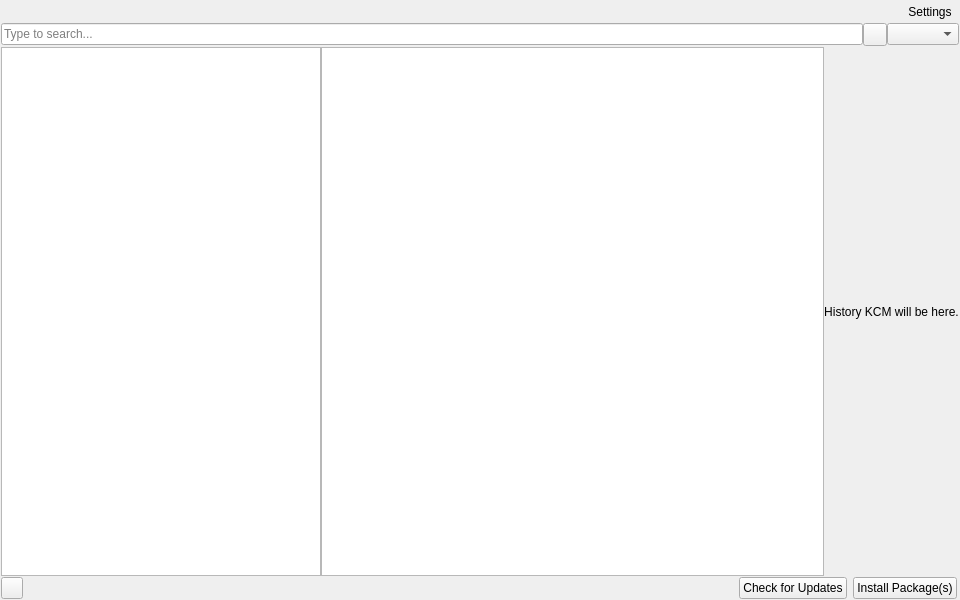
<?xml version="1.0" encoding="UTF-8"?>
<ui version="4.0">
 <class>MainWidget</class>
 <widget class="QWidget" name="MainWidget">
  <property name="geometry">
   <rect>
    <x>0</x>
    <y>0</y>
    <width>960</width>
    <height>600</height>
   </rect>
  </property>
  <property name="minimumSize">
   <size>
    <width>300</width>
    <height>300</height>
   </size>
  </property>
  <property name="windowTitle">
   <string>Form</string>
  </property>
  <layout class="QGridLayout" name="gridLayout">
   <property name="leftMargin">
    <number>1</number>
   </property>
   <property name="topMargin">
    <number>1</number>
   </property>
   <property name="rightMargin">
    <number>1</number>
   </property>
   <property name="bottomMargin">
    <number>1</number>
   </property>
   <property name="verticalSpacing">
    <number>1</number>
   </property>
   <item row="0" column="0">
    <layout class="QHBoxLayout" name="horizontalLayout">
     <item>
      <widget class="QTabWidget" name="stateTab">
       <property name="sizePolicy">
        <sizepolicy hsizetype="Expanding" vsizetype="Fixed">
         <horstretch>0</horstretch>
         <verstretch>0</verstretch>
        </sizepolicy>
       </property>
       <property name="maximumSize">
        <size>
         <width>16777215</width>
         <height>26</height>
        </size>
       </property>
       <property name="tabShape">
        <enum>QTabWidget::Rounded</enum>
       </property>
       <property name="currentIndex">
        <number>-1</number>
       </property>
       <property name="documentMode">
        <bool>true</bool>
       </property>
      </widget>
     </item>
     <item>
      <widget class="QToolButton" name="menuButton">
       <property name="text">
        <string>Settings</string>
       </property>
       <property name="popupMode">
        <enum>QToolButton::InstantPopup</enum>
       </property>
       <property name="toolButtonStyle">
        <enum>Qt::ToolButtonTextBesideIcon</enum>
       </property>
       <property name="autoRaise">
        <bool>true</bool>
       </property>
      </widget>
     </item>
    </layout>
   </item>
   <item row="1" column="0">
    <layout class="QHBoxLayout" name="searchActions">
     <property name="spacing">
      <number>0</number>
     </property>
     <item>
      <widget class="QLineEdit" name="searchLine">
       <property name="placeholderText">
        <string>Type to search...</string>
       </property>
       <property name="clearButtonEnabled">
        <bool>true</bool>
       </property>
      </widget>
     </item>
     <item>
      <widget class="QToolButton" name="searchButton">
       <property name="text">
        <string/>
       </property>
      </widget>
     </item>
     <item>
      <widget class="QComboBox" name="typeCombo">
       <property name="sizePolicy">
        <sizepolicy hsizetype="Fixed" vsizetype="Fixed">
         <horstretch>0</horstretch>
         <verstretch>0</verstretch>
        </sizepolicy>
       </property>
       <property name="maximumSize">
        <size>
         <width>260</width>
         <height>16777215</height>
        </size>
       </property>
       <property name="whatsThis">
        <string>Update Types</string>
       </property>
      </widget>
     </item>
    </layout>
   </item>
   <item row="2" column="0">
    <layout class="QHBoxLayout" name="horizontalLayout_5">
     <property name="spacing">
      <number>0</number>
     </property>
     <item>
      <widget class="QWidget" name="content" native="true">
       <layout class="QHBoxLayout" name="horizontalLayout_3" stretch="1,0">
        <property name="spacing">
         <number>0</number>
        </property>
        <property name="leftMargin">
         <number>0</number>
        </property>
        <property name="topMargin">
         <number>0</number>
        </property>
        <property name="rightMargin">
         <number>0</number>
        </property>
        <property name="bottomMargin">
         <number>0</number>
        </property>
        <item>
         <widget class="GroupList" name="groupList">
          <property name="sizePolicy">
           <sizepolicy hsizetype="Fixed" vsizetype="Expanding">
            <horstretch>0</horstretch>
            <verstretch>0</verstretch>
           </sizepolicy>
          </property>
          <property name="minimumSize">
           <size>
            <width>260</width>
            <height>0</height>
           </size>
          </property>
          <property name="maximumSize">
           <size>
            <width>320</width>
            <height>16777215</height>
           </size>
          </property>
          <property name="whatsThis">
           <string>Category Panel</string>
          </property>
          <property name="textElideMode">
           <enum>Qt::ElideMiddle</enum>
          </property>
         </widget>
        </item>
        <item>
         <widget class="PackageView" name="packageList">
          <property name="whatsThis">
           <string>Package List</string>
          </property>
          <property name="horizontalScrollBarPolicy">
           <enum>Qt::ScrollBarAlwaysOff</enum>
          </property>
          <property name="editTriggers">
           <set>QAbstractItemView::NoEditTriggers</set>
          </property>
          <property name="showDropIndicator" stdset="0">
           <bool>false</bool>
          </property>
          <property name="dragDropOverwriteMode">
           <bool>false</bool>
          </property>
          <property name="alternatingRowColors">
           <bool>true</bool>
          </property>
          <property name="selectionMode">
           <enum>QAbstractItemView::NoSelection</enum>
          </property>
          <property name="selectionBehavior">
           <enum>QAbstractItemView::SelectRows</enum>
          </property>
          <property name="showGrid">
           <bool>false</bool>
          </property>
          <property name="wordWrap">
           <bool>true</bool>
          </property>
          <property name="cornerButtonEnabled">
           <bool>false</bool>
          </property>
          <attribute name="horizontalHeaderVisible">
           <bool>false</bool>
          </attribute>
          <attribute name="horizontalHeaderStretchLastSection">
           <bool>true</bool>
          </attribute>
          <attribute name="verticalHeaderVisible">
           <bool>false</bool>
          </attribute>
          <attribute name="verticalHeaderMinimumSectionSize">
           <number>52</number>
          </attribute>
          <attribute name="verticalHeaderDefaultSectionSize">
           <number>52</number>
          </attribute>
         </widget>
        </item>
       </layout>
      </widget>
     </item>
     <item>
      <widget class="QWidget" name="contentHistory" native="true">
       <layout class="QHBoxLayout" name="horizontalLayout_4">
        <property name="spacing">
         <number>0</number>
        </property>
        <property name="leftMargin">
         <number>0</number>
        </property>
        <property name="topMargin">
         <number>0</number>
        </property>
        <property name="rightMargin">
         <number>0</number>
        </property>
        <property name="bottomMargin">
         <number>0</number>
        </property>
        <item>
         <widget class="QLabel" name="label">
          <property name="text">
           <string notr="true">History KCM will be here.</string>
          </property>
          <property name="alignment">
           <set>Qt::AlignCenter</set>
          </property>
         </widget>
        </item>
       </layout>
      </widget>
     </item>
    </layout>
   </item>
   <item row="3" column="0">
    <widget class="QWidget" name="actions" native="true">
     <property name="sizePolicy">
      <sizepolicy hsizetype="Preferred" vsizetype="Preferred">
       <horstretch>0</horstretch>
       <verstretch>0</verstretch>
      </sizepolicy>
     </property>
     <property name="maximumSize">
      <size>
       <width>16777215</width>
       <height>25</height>
      </size>
     </property>
     <layout class="QHBoxLayout" name="mainLayout" stretch="0,3,0,0">
      <property name="leftMargin">
       <number>0</number>
      </property>
      <property name="topMargin">
       <number>0</number>
      </property>
      <property name="rightMargin">
       <number>2</number>
      </property>
      <property name="bottomMargin">
       <number>0</number>
      </property>
      <item>
       <widget class="QPushButton" name="showBasketButton">
        <property name="minimumSize">
         <size>
          <width>22</width>
          <height>22</height>
         </size>
        </property>
        <property name="maximumSize">
         <size>
          <width>22</width>
          <height>22</height>
         </size>
        </property>
        <property name="toolTip">
         <string>Show Basket</string>
        </property>
        <property name="text">
         <string notr="true"/>
        </property>
        <property name="icon">
         <iconset resource="../data/data.qrc">
          <normaloff>:/data/slide_up.svg</normaloff>:/data/slide_up.svg</iconset>
        </property>
        <property name="shortcut">
         <string notr="true">F7</string>
        </property>
        <property name="flat">
         <bool>false</bool>
        </property>
       </widget>
      </item>
      <item>
       <widget class="QLabel" name="statusLabel">
        <property name="text">
         <string/>
        </property>
       </widget>
      </item>
      <item>
       <widget class="QPushButton" name="checkUpdatesButton">
        <property name="text">
         <string>Check for Updates</string>
        </property>
       </widget>
      </item>
      <item>
       <widget class="QPushButton" name="actionButton">
        <property name="text">
         <string>Install Package(s)</string>
        </property>
       </widget>
      </item>
     </layout>
    </widget>
   </item>
  </layout>
 </widget>
 <customwidgets>
  <customwidget>
   <class>PackageView</class>
   <extends>QTableView</extends>
   <header location="global">packageview.h</header>
  </customwidget>
  <customwidget>
   <class>GroupList</class>
   <extends>QListWidget</extends>
   <header location="global">grouplist.h</header>
  </customwidget>
 </customwidgets>
 <tabstops>
  <tabstop>typeCombo</tabstop>
  <tabstop>groupList</tabstop>
  <tabstop>packageList</tabstop>
  <tabstop>menuButton</tabstop>
  <tabstop>stateTab</tabstop>
 </tabstops>
 <resources>
  <include location="../data/data.qrc"/>
 </resources>
 <connections/>
</ui>
